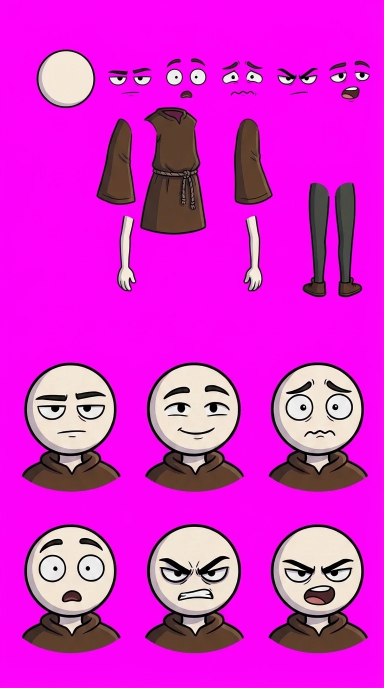
#> input picture proyectos/sinodo-palito/partes/hoja_piezas_original.webp, 768 x 1376 px (shown at 1/2 size)
$ python -i outro.py   (imports and definitions only)
#> lines starting #> are read from the running program, lines starting #| are printed output that depends on the picture
"""Agrega al final de un short una tarjeta animada de "SUSCRIBITE" (YouTube Shorts).

Uso:
    python outro.py video_final.mp4
    python outro.py video_final.mp4 --frase "Suscribite para la parte 2" --usuario "SHORTS ANIMADOS"

Congela el ultimo cuadro del video, lo desenfoca y oscurece, y encima anima la frase,
un boton rojo de SUSCRIBITE y una campanita. El resultado se guarda junto al video
original como <nombre>_con_outro.mp4. Requiere ffmpeg (en el PATH o el de CapCut) y Pillow.
"""
import argparse
import glob
import math
import os
import shutil
import subprocess
import sys
import tempfile

from PIL import Image, ImageDraw, ImageFilter, ImageFont

W, H, FPS = 1080, 1920, 30
FRASE_DEFECTO = "Suscribite para más historias"
USUARIO_DEFECTO = "SHORTS ANIMADOS"
FUENTE = r"C:\Windows\Fonts\impact.ttf"
ROJO = (230, 33, 23, 255)
AMARILLO = (255, 221, 0, 255)


# [21 lines left out: functions buscar_ffmpeg, correr, ease_out_back, not called in this run]


def progreso(t, inicio, fin):
    return min(1.0, max(0.0, (t - inicio) / (fin - inicio)))


# [35 lines left out: functions texto_centrado, partir_frase, dibujar_campana, not called in this run]


def construir_fondo(ultimo):
    """Devuelve el ultimo cuadro original y su version desenfocada y oscurecida, a 1080x1920."""
    base = Image.open(ultimo).convert("RGB").resize((W, H), Image.LANCZOS)
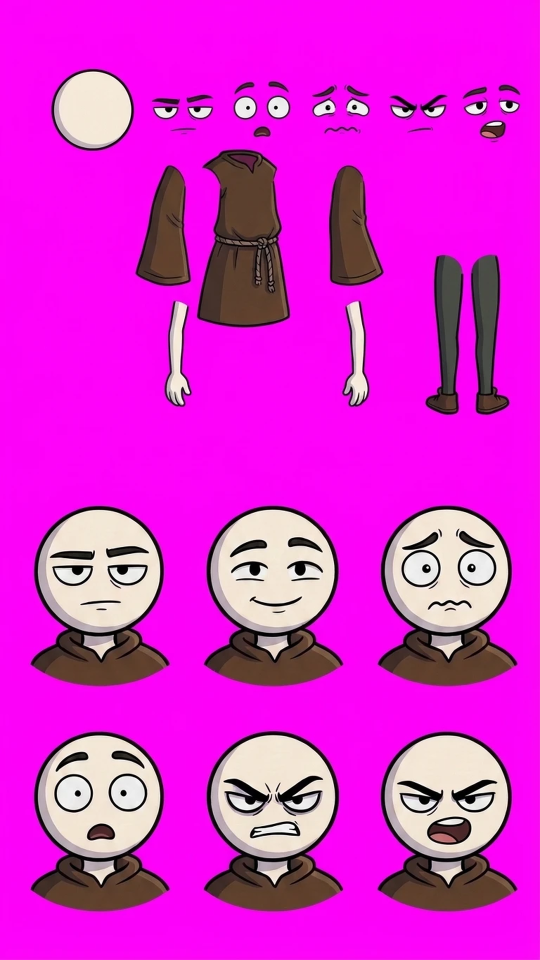
#> base: PIL image 1080x1920 RGB (shown at 1/2 size); mean R, G, B 219.7, 40.4, 209.9
    desenfocado = base.filter(ImageFilter.GaussianBlur(22))
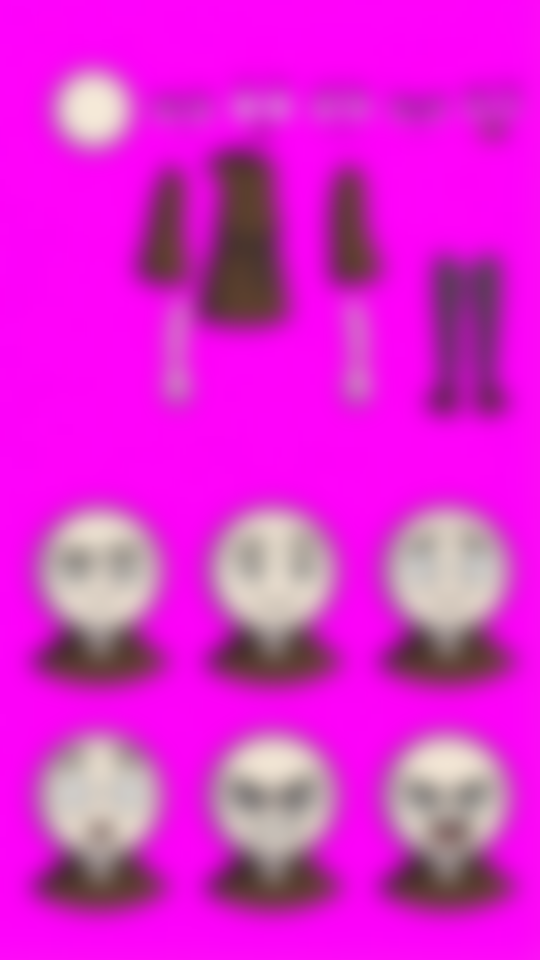
#> desenfocado: PIL image 1080x1920 RGB (shown at 1/2 size); mean R, G, B 219.7, 40.6, 209.9
    oscuro = Image.new("RGB", (W, H), (0, 0, 0))
#> oscuro: PIL image 1080x1920 RGB; every value is 0
    return base, Image.blend(desenfocado, oscuro, 0.5)


# [99 lines left out: functions cuadro, codificar, main, not called in this run]


# [2 lines not run here, left out]

>>> result = construir_fondo('../../proyectos/sinodo-palito/partes/hoja_piezas_original.webp')
